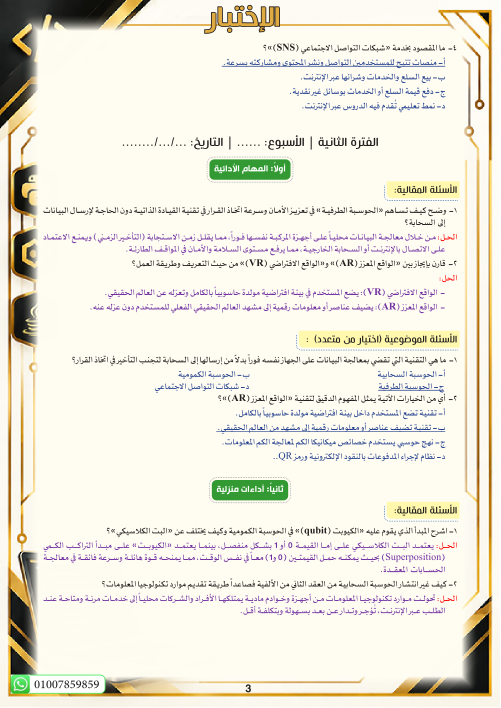
#> input picture _audit/cmp-programming-nofontface.png, 1001 x 1415 px (shown at 1/2 size)
$ python -i optimize_arabic.py   (imports and definitions only)
#> lines starting #> are read from the running program, lines starting #| are printed output that depends on the picture
#> further down, picture is the input picture: PIL image 1001x1415 RGBA; mean R, G, B, A 236.5, 233, 220, 255
#!/usr/bin/env python3
"""Recompress the scanned Arabic book to a phone-friendly size.

Every page is a single CamScanner JPEG (~1272x1800). We downscale to AR_WIDTH,
gently clean the paper background, save as grayscale JPEG and rebuild a clean
PDF. Text stays crisp because Arabic in the scan is vector-like print, not faint
handwriting."""
import io, os, sys, time
import pikepdf
from PIL import Image, ImageEnhance

SRC = sys.argv[1] if len(sys.argv) > 1 else 'bactaq/web/books/arabic.pdf'
WIDTH = int(os.environ.get('AR_WIDTH', '1000'))
QUALITY = int(os.environ.get('AR_QUALITY', '66'))
OUT = sys.argv[2] if len(sys.argv) > 2 else SRC.replace('.pdf', '_opt.pdf')

def tune(im):
    g = im.convert('L')
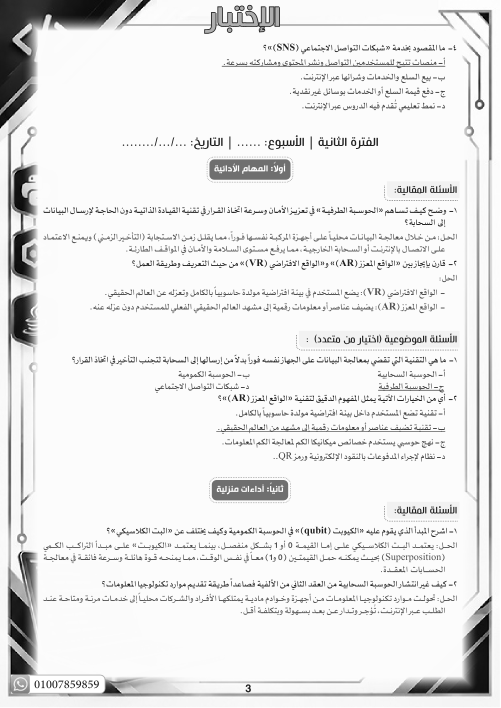
#> g: PIL image 1001x1415 L (shown at 1/2 size); min 0, max 255, mean 232.4
    lut = [min(255, max(0, int(255 * ((i / 255) ** 0.80)))) for i in range(256)]
    g = g.point(lut)
    return ImageEnhance.Contrast(g).enhance(1.06)

t0 = time.time()
# [1 line not run here, left out]
replaced = 0
# [38 lines not run here, left out]

# [1 line that did not run here, left out]
# [1 line that did not run here, left out]
# [4 lines not run here, left out]

>>> from PIL import Image
>>> picture = Image.open('../_audit/cmp-programming-nofontface.png')
>>> result = tune(picture)

$ run again, on _audit/english-p2.png
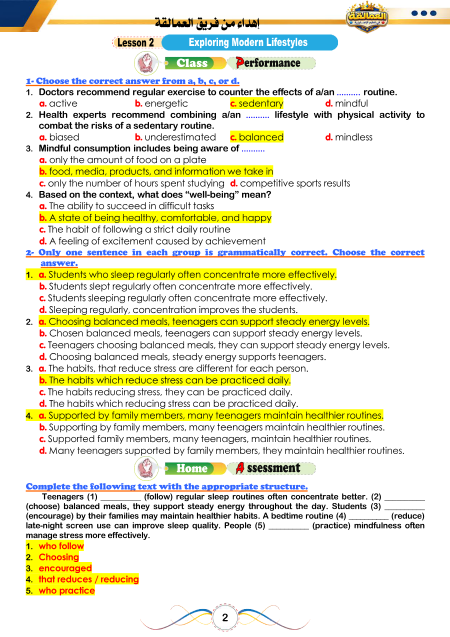
#> input picture _audit/english-p2.png, 900 x 1274 px (shown at 1/2 size)
#> picture is the input picture: PIL image 900x1274 RGBA; mean R, G, B, A 233.1, 232.4, 212.7, 255
#> in tune, `g = im.convert('L')`:
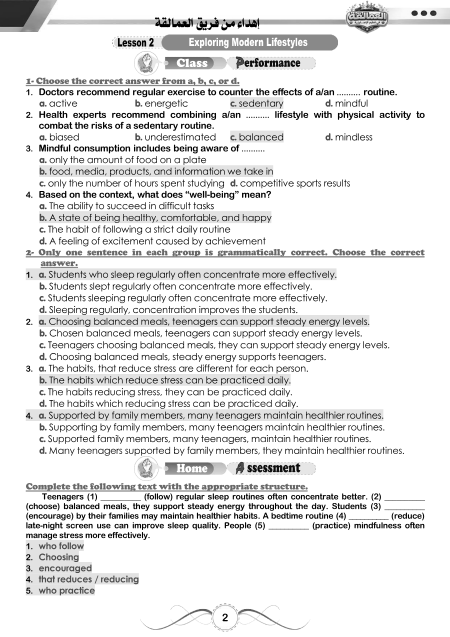
#> g: PIL image 900x1274 L (shown at 1/2 size); min 0, max 255, mean 230.4
